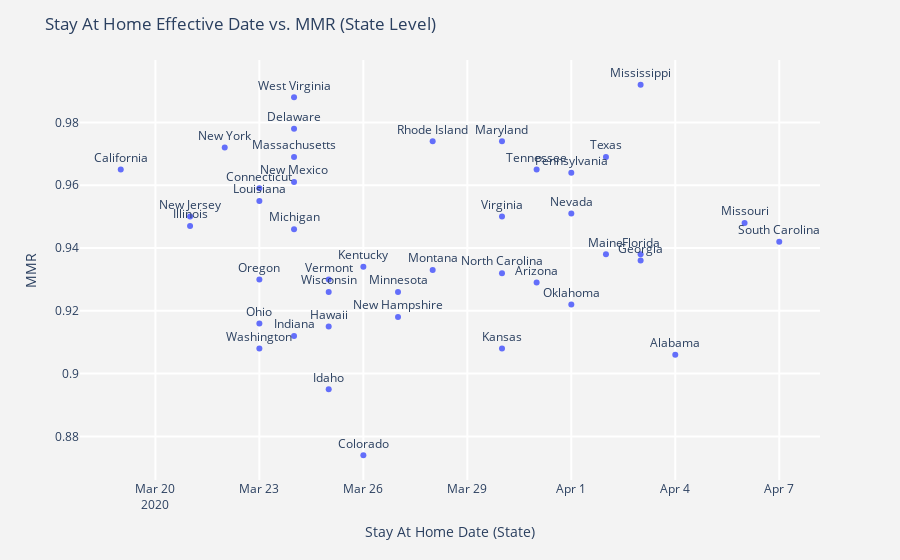

The notebook cell saved with this chart:
### Code cell
# plot it
#import plotly.express as px
df = mmr_policy_df
fig1 = px.scatter(df, x="StayHomeDate", y="VR", text="State")
fig1.update_traces(textposition='top center')
fig1.update_layout(
        title= 'Stay At Home Effective Date vs. MMR (State Level)',
        xaxis=dict(
            title='Stay At Home Date (State)',
            gridcolor='white',
            gridwidth=2,
        ),
        yaxis=dict(
            title='MMR',
            gridcolor='white',
            gridwidth=2,
        ),
        paper_bgcolor='rgb(243, 243, 243)',
        plot_bgcolor='rgb(243, 243, 243)',
    )
fig1.show()

### Figure 1 — Plotly figure (JSON) as saved in the notebook; plotly's stock layout.template omitted (floating-point values rounded to 4 significant figures)
{"data": [{"hoverlabel": {"namelength": 0}, "hovertemplate": "StayHomeDate=%{x}<br>VR=%{y}<br>State=%{text}", "legendgroup": "", "marker": {"color": "#636efa", "symbol": "circle"}, "mode": "markers+text", "name": "", "showlegend": false, "text": ["California", "New Jersey", "Illinois", "New York", "Oregon", "Ohio", "Connecticut", "Washington", "Louisiana", "Massachusetts", "Delaware", "New Mexico", "Indiana", "West Virginia", "Michigan", "Vermont", "Wisconsin", "Hawaii", "Idaho", "Kentucky", "Colorado", "Minnesota", "New Hampshire", "Rhode Island", "Montana", "Kansas", "Maryland", "Virginia", "North Carolina", "Arizona", "Tennessee", "Nevada", "Pennsylvania", "Oklahoma", "Maine", "Texas", "Mississippi", "Georgia", "Florida", "Alabama", "Missouri", "South Carolina"], "textposition": "top center", "type": "scatter", "x": ["2020-03-19T00:00:00", "2020-03-21T00:00:00", "2020-03-21T00:00:00", "2020-03-22T00:00:00", "2020-03-23T00:00:00", "2020-03-23T00:00:00", "2020-03-23T00:00:00", "2020-03-23T00:00:00", "2020-03-23T00:00:00", "2020-03-24T00:00:00", "2020-03-24T00:00:00", "2020-03-24T00:00:00", "2020-03-24T00:00:00", "2020-03-24T00:00:00", "2020-03-24T00:00:00", "2020-03-25T00:00:00", "2020-03-25T00:00:00", "2020-03-25T00:00:00", "2020-03-25T00:00:00", "2020-03-26T00:00:00", "2020-03-26T00:00:00", "2020-03-27T00:00:00", "2020-03-27T00:00:00", "2020-03-28T00:00:00", "2020-03-28T00:00:00", "2020-03-30T00:00:00", "2020-03-30T00:00:00", "2020-03-30T00:00:00", "2020-03-30T00:00:00", "2020-03-31T00:00:00", "2020-03-31T00:00:00", "2020-04-01T00:00:00", "2020-04-01T00:00:00", "2020-04-01T00:00:00", "2020-04-02T00:00:00", "2020-04-02T00:00:00", "2020-04-03T00:00:00", "2020-04-03T00:00:00", "2020-04-03T00:00:00", "2020-04-04T00:00:00", "2020-04-06T00:00:00", "2020-04-07T00:00:00"], "xaxis": "x", "y": [0.965, 0.95, 0.947, 0.972, 0.93, 0.916, 0.959, 0.908, 0.955, 0.969, 0.978, 0.961, 0.912, 0.988, 0.946, 0.93, 0.926, 0.915, 0.895, 0.934, 0.874, 0.926, 0.918, 0.974, 0.933, 0.908, 0.974, 0.95, 0.932, 0.929, 0.965, 0.951, 0.964, 0.922, 0.938, 0.969, 0.992, 0.936, 0.938, 0.906, 0.948, 0.942], "yaxis": "y"}], "layout": {"legend": {"tracegroupgap": 0}, "margin": {"t": 60}, "paper_bgcolor": "rgb(243, 243, 243)", "plot_bgcolor": "rgb(243, 243, 243)", "title": {"text": "Stay At Home Effective Date vs. MMR (State Level)"}, "xaxis": {"anchor": "y", "domain": [0, 1], "gridcolor": "white", "gridwidth": 2, "title": {"text": "Stay At Home Date (State)"}}, "yaxis": {"anchor": "x", "domain": [0, 1], "gridcolor": "white", "gridwidth": 2, "title": {"text": "MMR"}}}}
